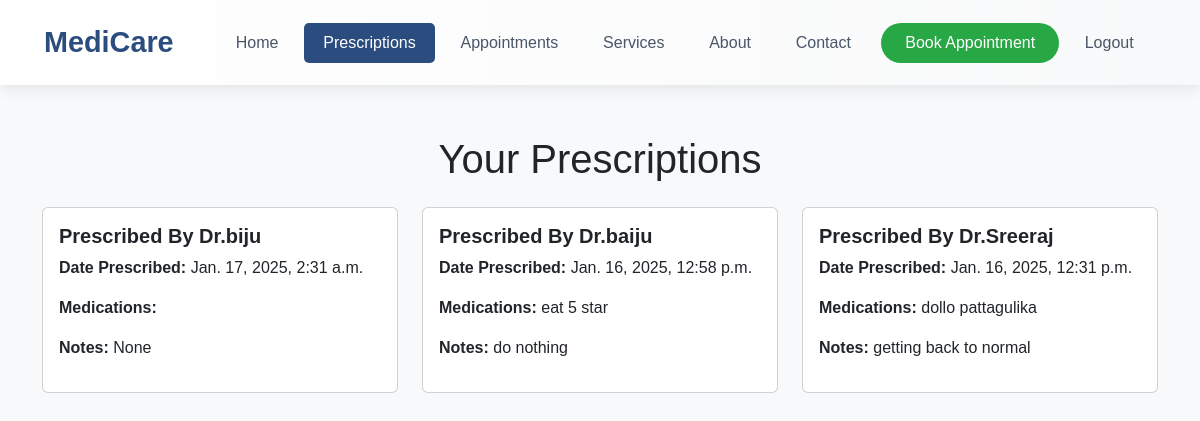
Screenshot of /prescriptions (signed in) with the database file from the repository.
### app/models.py (models this page shows)
class Prescription(models.Model):
    patient = models.ForeignKey(Patient, on_delete=models.CASCADE, related_name='prescriptions')
    doctor = models.ForeignKey(Doctor, on_delete=models.CASCADE)
    medications = models.TextField(help_text="List the medications prescribed.")
    date_prescribed = models.DateTimeField(auto_now_add=True)
    notes = models.TextField(blank=True, null=True, help_text="Any additional notes from the doctor.")

class Doctor(models.Model):
    department = models.ForeignKey(Department, related_name='doctors', on_delete=models.CASCADE)
    name = models.CharField(max_length=100)
    specialization = models.CharField(max_length=100)
    password = models.TextField()
    email = models.EmailField(unique=True,)

### app/views.py (the view)
# urls.py: path('prescriptions', views.view_prescription),
def view_prescription(request):
    email = request.session.get('patient')
    if not email:
        return redirect('login')  # Assuming you have a login view
    try:
        patient = Patient.objects.get(email=email)
    except Patient.DoesNotExist:
        return redirect('login')
    prescriptions = Prescription.objects.filter(patient=patient)[::-1]
    if not prescriptions:
        return render(request, 'user/view_prescription.html', {'message': 'No prescriptions found.'})
    return render(request, 'user/view_prescription.html', {'prescriptions': prescriptions})

### templates/user/view_prescription.html (shortened to what this page needs)
<!DOCTYPE html>
<html lang="en">
<head>
    <link href="https://cdn.jsdelivr.net/npm/bootstrap@5.3.3/dist/css/bootstrap.min.css" rel="stylesheet">
    <link href="https://cdn.jsdelivr.net/npm/bootstrap-icons/font/bootstrap-icons.css" rel="stylesheet">
</head>
<body>
    <nav class="navbar navbar-expand-lg navbar-light bg-light sticky-top">
        <div class="container-fluid">
            <a class="navbar-brand" href="user_home">MediCare</a>
            <div class="collapse navbar-collapse" id="navbarNav">
                <ul class="navbar-nav ms-auto">
                    <li class="nav-item">
                        <a class="nav-link " href="user_home">Home</a>
                    </li>
                    <li class="nav-item">
                        <a class="nav-link active" href="prescriptions">Prescriptions</a>
                    </li>
                    <li class="nav-item">
                        <a class="nav-link" href="appointment_success">Appointments</a>
                    </li>
                    <li class="nav-item">
                        <a class="nav-link" href="#">Services</a>
                    </li>
                    <li class="nav-item">
                        <a class="nav-link" href="about">About</a>
                    </li>
                    <li class="nav-item">
                        <a class="nav-link" href="contact">Contact</a>
                    </li>
                    <li class="nav-item">
                        <a class="nav-link appointment-btn" href="appointment">Book Appointment</a>
                    </li>
                    <li class="nav-item">
                        <a class="nav-link" href="logout">Logout</a>
                    </li>
                </ul>
            </div>
        </div>
    </nav>
    <div class="container">
        <h1 class="text-center mb-4">Your Prescriptions</h1>
        {% if prescriptions %}
        <div class="row">
            {% for prescription in prescriptions %}
            <div class="col-md-4">
                <div class="card">
                    <div class="card-body">
                        <h5 class="card-title">Prescribed By Dr.{{ prescription.doctor.name }}</h5>
                        <p><strong>Date Prescribed:</strong> {{ prescription.date_prescribed }}</p>
                        <p><strong>Medications:</strong> {{ prescription.medications }}</p>
                        <p><strong>Notes:</strong> {{ prescription.notes }}</p>
                    </div>
                </div>
            </div>
            {% endfor %}
        </div>
        {% else %}
        <p class="text-center">{{ message }}</p>
        {% endif %}
    </div>
</body>
</html>

### templates/user/view_prescription.html (style rules this page uses)
.navbar { padding: 1rem 2rem; background: linear-gradient(to right, #ffffff, #f8f9fa); box-shadow: 0 2px 15px rgba(0, 0, 0, 0.1); transition: all 0.3s ease; }
.navbar-brand { font-size: 1.8rem; font-weight: 700; color: #2b4c7e !important; transition: color 0.3s ease; }
.nav-link { color: #4a5568 !important; font-weight: 500; padding: 0.5rem 1.2rem !important; border-radius: 5px; transition: all 0.3s ease; margin: 0 0.2rem; }
.nav-link.active { color: #ffffff !important; background-color: #2b4c7e; }
.nav-link.appointment-btn { color: #fff !important; background-color: #28a745; padding: 0.5rem 1.5rem !important; border-radius: 25px; margin-left: 0.5rem; }
body { background-color: #f8f9fa; font-family: Arial, sans-serif; }
.container { margin-top: 50px; }
.card { margin-bottom: 20px; }
.card-title { font-size: 1.25rem; font-weight: bold; }

### rows the page displays
Prescription: doctor.name "biju", date_prescribed "Jan. 17, 2025, 2:31 a.m.", notes "None"
Prescription: doctor.name "baiju", date_prescribed "Jan. 16, 2025, 12:58 p.m.", medications "eat 5 star", notes "do nothing"
Prescription: doctor.name "Sreeraj", date_prescribed "Jan. 16, 2025, 12:31 p.m.", medications "dollo pattagulika", notes "getting back to normal"
